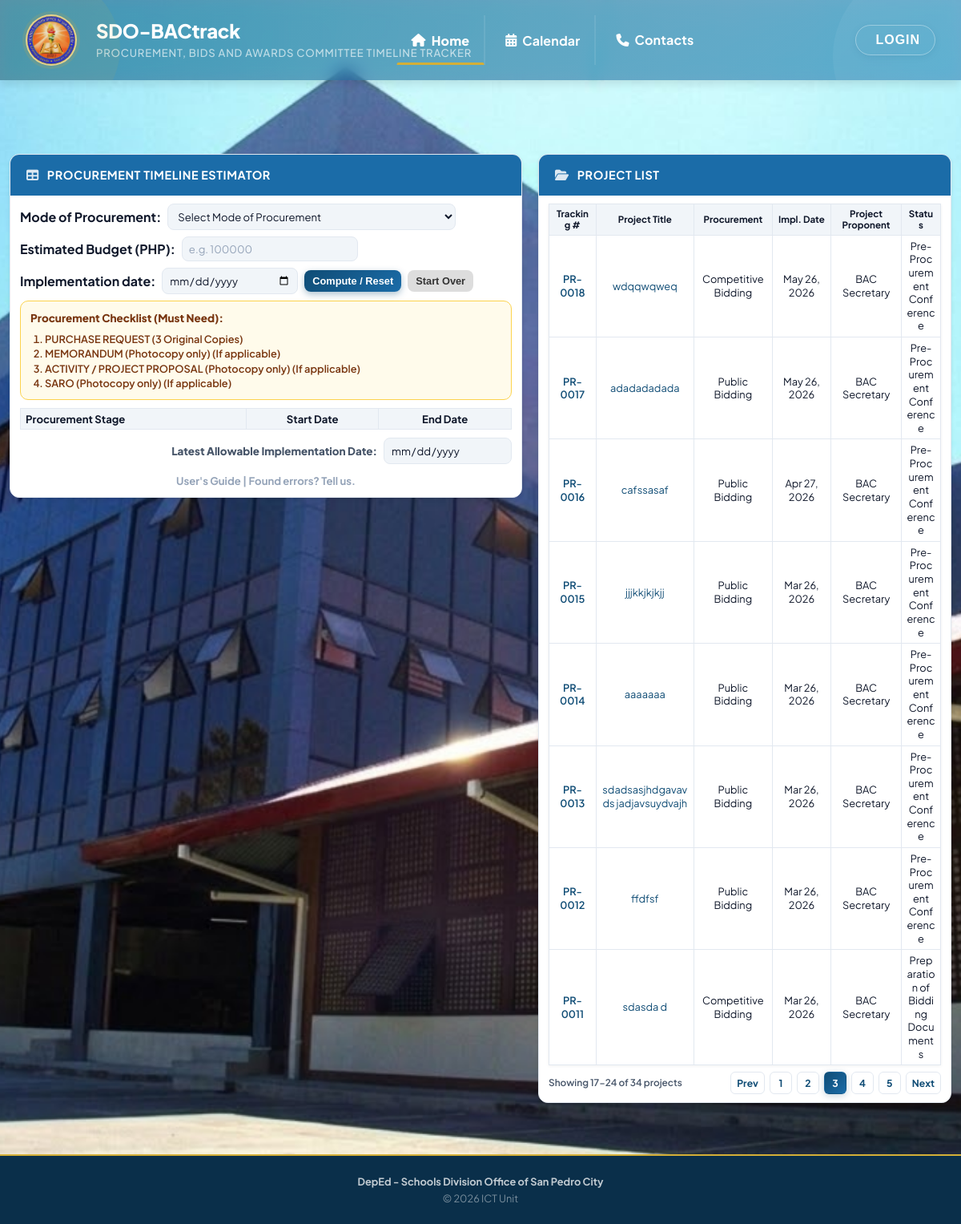
The app's page /admin/landing.php?page=3 with its own data.
### tables this page shows
CREATE TABLE `projects` (
  `id` int(11) NOT NULL,
  `title` varchar(255) NOT NULL,
  `bactrack_id` varchar(32) DEFAULT NULL,
  `description` text DEFAULT NULL,
  `procurement_type` varchar(50) NOT NULL DEFAULT 'PUBLIC_BIDDING',
  `project_start_date` date DEFAULT NULL,
  `approved_budget` decimal(15,2) DEFAULT NULL,
  `project_owner_name` varchar(255) DEFAULT NULL,
  `created_by` int(11) NOT NULL,
  `approval_status` enum('DRAFT','PENDING_APPROVAL','APPROVED','REJECTED') NOT NULL DEFAULT 'APPROVED',
  `rejection_remarks` text DEFAULT NULL,
  `rejected_by` int(11) DEFAULT NULL,
  `rejected_at` timestamp NULL DEFAULT NULL,
  `created_at` timestamp NOT NULL DEFAULT current_timestamp(),
  `updated_at` timestamp NOT NULL DEFAULT current_timestamp() ON UPDATE current_timestamp()
);

### admin/landing.php (the view, shortened to what the rows shown need)
<!DOCTYPE html>
<html lang="en">
<head>
    <link rel="stylesheet" href="https://cdnjs.cloudflare.com/ajax/libs/font-awesome/6.5.1/css/all.min.css">
    <link href="https://cdn.jsdelivr.net/npm/fullcalendar@6.1.10/index.global.min.css" rel="stylesheet">
</head>
<body>
    <header class="site-header">
        <div class="header-inner">
            <div class="header-text-group">
                <h1><?php echo APP_NAME; ?></h1>
            </div>
        </div>
    </header>
    <main class="main-content">
        <div class="content-wrap">
            <section id="landing-home-panel" class="landing-tab-panel active" role="tabpanel" aria-labelledby="landing-home-tab">
            <div class="top-panels-fullwidth">
            <div class="top-panels">
            <div class="data-card estimator-card">
                <div class="card-body">
                    <table style="width:100%;border-collapse:collapse;">
                        <thead>
                            <tr style="background:var(--bg-secondary);">
                                <th style="padding:5px 6px;border:1px solid var(--border-color);width:46%;text-align:left;">Procurement Stage</th>
                                <th style="padding:5px 6px;border:1px solid var(--border-color);width:27%;">Start Date</th>
                                <th style="padding:5px 6px;border:1px solid var(--border-color);width:27%;">End Date</th>
                            </tr>
                        </thead>
                    </table>
                </div>
            </div>
            <?php
            require_once __DIR__ . '/../models/Project.php';
            $projectModel = new Project();
            $allProjects = $projectModel->getAll([]);
            $projectsPerPage = 8;
            $currentPage = isset($_GET['page']) ? (int) $_GET['page'] : 1;
            $offset = ($currentPage - 1) * $projectsPerPage;
            $projects = array_slice($allProjects, $offset, $projectsPerPage);
            ?>
            <div class="data-card projects-card">
                <div class="card-body">
                <?php if (empty($projects)): ?>
                    <div class="empty-state compact-empty" style="text-align:center;">
                        <div class="empty-icon" style="color:var(--text-muted);"><i class="fas fa-folder-plus"></i></div>
                        <h3>No projects found</h3>
                        <p style="color:var(--text-muted);">No BAC projects have been created yet.</p>
                    </div>
                <?php else: ?>
                    <div class="table-responsive">
                        <table class="data-table projects-table">
                            <colgroup>
                            </colgroup>
                            <thead>
                                <tr>
                                    <th title="Tracking Number">Tracking #</th>
                                    <th title="Project Title">Project Title</th>
                                    <th title="Mode of Procurement">Procurement</th>
                                    <th title="Implementation Date">Impl. Date</th>
                                    <th title="Project Proponent">Project Proponent</th>
                                    <th title="Status">Status</th>
                                </tr>
                            </thead>
                            <tbody>
                                <?php foreach ($projects as $project): ?>
                                <?php
                                    $procTypeKey = $project['procurement_type'] ?? '';
                                    $procTypeLabel = PROCUREMENT_TYPES[$procTypeKey] ?? $procTypeKey;
                                    $rawStatus = !empty($project['timeline_status'])
                                        ? $project['timeline_status']
                                        : ($project['approval_status'] ?? 'APPROVED');
                                    $statusText = (string)$rawStatus;
                                    if (preg_match('/^Step\s+\d+\s*:\s*(.+?)(?:\s*\([A-Z_]+\))?$/i', $statusText, $matches)) {
                                        $statusText = trim($matches[1]);
                                    } elseif (preg_match('/^[A-Z_]+$/', $statusText)) {
                                        $statusText = ucwords(strtolower(str_replace('_', ' ', $statusText)));
                                    }
                                    $implementationDate = !empty($project['project_start_date'])
                                        ? date('M d, Y', strtotime($project['project_start_date']))
                                        : 'Not set';
                                    $projectOwner = !empty($project['creator_name'])
                                        ? $project['creator_name']
                                        : 'Unassigned';
                                ?>
                                <tr class="project-row">
                                    <td class="projects-td-tracking">
                                        <button
                                            type="button"
                                            class="project-open-link tracking-number-link"
                                            onclick="openBacProcessModal(<?php echo (int)$project['id']; ?>, <?php echo htmlspecialchars(json_encode($project['title']), ENT_QUOTES, 'UTF-8'); ?>, <?php echo htmlspecialchars(json_encode($project['description'] ?? ''), ENT_QUOTES, 'UTF-8'); ?>);"
                                            aria-label="Open BAC process for project <?php echo (int)$project['id']; ?>"
                                        >
                                            <?php echo htmlspecialchars($project['bactrack_id'] ?? sprintf('PR-%04d', $project['id'])); ?>
                                        </button>
                                    </td>
                                    <td>
                                        <button
                                            type="button"
                                            class="project-open-link"
                                            onclick="openBacProcessModal(<?php echo (int)$project['id']; ?>, <?php echo htmlspecialchars(json_encode($project['title']), ENT_QUOTES, 'UTF-8'); ?>, <?php echo htmlspecialchars(json_encode($project['description'] ?? ''), ENT_QUOTES, 'UTF-8'); ?>);"
                                        >
                                            <?php echo htmlspecialchars($project['title']); ?>
                                        </button>
                                    </td>
                                    <td><?php echo htmlspecialchars($procTypeLabel); ?></td>
                                    <td><?php echo htmlspecialchars($implementationDate); ?></td>
                                    <td><?php echo htmlspecialchars($projectOwner); ?></td>
                                    <td><?php echo htmlspecialchars($statusText); ?></td>
                                </tr>
                                <?php endforeach; ?>
                            </tbody>
                        </table>
                    </div>
                <?php endif; ?>
                </div>
            </div>
            </div>
            </div>
            </section>
        </div>
    </main>
</body>
</html>

### records on screen
projects: bactrack+id "PR-0018", title "wdqqwqweq", procurement_type "Competitive Bidding", project_start_date "May 26, 2026", projectOwner "BAC Secretary", statusText "Pre-Procurement Conference"
projects: bactrack+id "PR-0017", title "adadadadada", procurement_type "Public Bidding", project_start_date "May 26, 2026", projectOwner "BAC Secretary", statusText "Pre-Procurement Conference"
projects: bactrack+id "PR-0016", title "cafssasaf", procurement_type "Public Bidding", project_start_date "Apr 27, 2026", projectOwner "BAC Secretary", statusText "Pre-Procurement Conference"
projects: bactrack+id "PR-0015", title "jjjkkjkjkjj", procurement_type "Public Bidding", project_start_date "Mar 26, 2026", projectOwner "BAC Secretary", statusText "Pre-Procurement Conference"
projects: bactrack+id "PR-0014", title "aaaaaaa", procurement_type "Public Bidding", project_start_date "Mar 26, 2026", projectOwner "BAC Secretary", statusText "Pre-Procurement Conference"
projects: bactrack+id "PR-0013", title "sdadsasjhdgavavds jadjavsuydvajh", procurement_type "Public Bidding", project_start_date "Mar 26, 2026", projectOwner "BAC Secretary", statusText "Pre-Procurement Conference"
projects: bactrack+id "PR-0012", title "ffdfsf", procurement_type "Public Bidding", project_start_date "Mar 26, 2026", projectOwner "BAC Secretary", statusText "Pre-Procurement Conference"
projects: bactrack+id "PR-0011", title "sdasda d", procurement_type "Competitive Bidding", project_start_date "Mar 26, 2026", projectOwner "BAC Secretary", statusText "Preparation of Bidding Documents"

### other values on screen
APP_NAME "SDO-BACtrack"
APP_SUBTITLE "PROCUREMENT, BIDS AND AWARDS COMMITTEE TIMELINE TRACKER"
$startRow "17"
$endRow "24"
$totalProjects "34"
